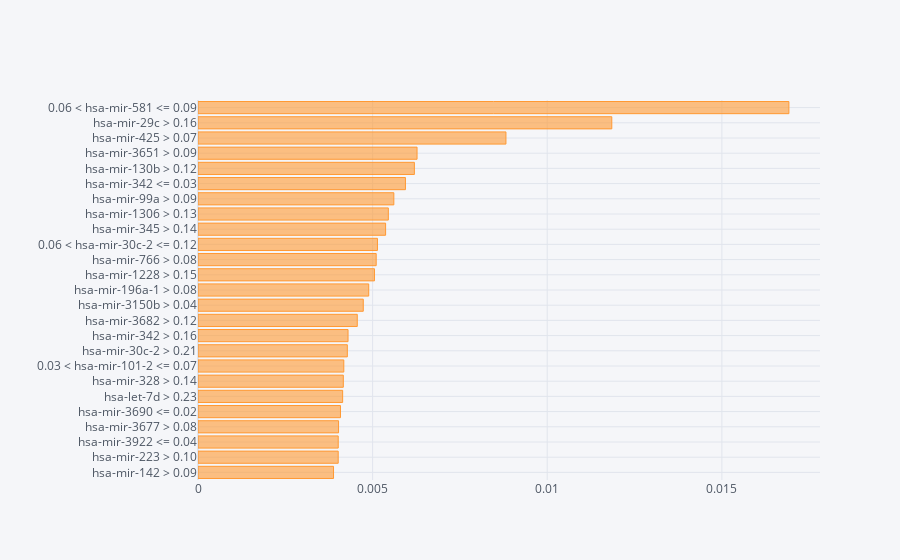
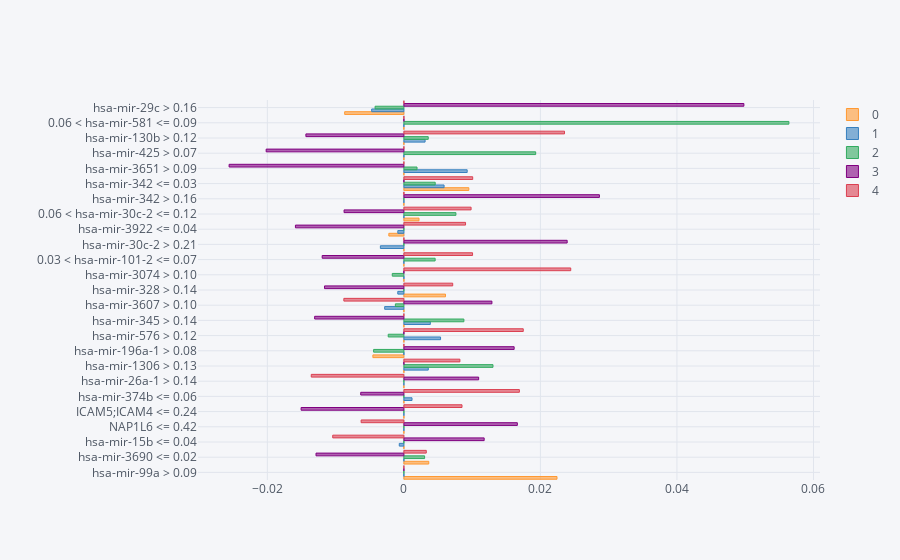

The cell these charts' notebook holds for them, in order:
### Code cell
#Plotting the aggregate importances
np.abs(W.drop("prediction", axis=1)).mean(axis=0).sort_values(ascending=False).head(25).sort_values(
    ascending=True).iplot(kind="barh")
 
#Aggregate importances split by classes
grped_coeff = W.groupby("prediction").mean()
 
grped_coeff = grped_coeff.T
#grped_coeff["abs"] = np.abs(grped_coeff.iloc[:, 0])
grped_coeff["abs"] = abs(grped_coeff).sum(axis=1)
grped_coeff.sort_values("abs", inplace=True, ascending=False)
grped_coeff.head(25).sort_values("abs", ascending=True).drop("abs", axis=1).iplot(kind="barh", bargap=.1)

### Figure 1 — Plotly figure (JSON) as saved in the notebook; plotly's stock layout.template omitted (floating-point values rounded to 4 significant figures)
{"data": [{"marker": {"color": "rgba(255, 153, 51, 0.6)", "line": {"color": "rgba(255, 153, 51, 1.0)", "width": 1}}, "name": "None", "orientation": "h", "text": "", "type": "bar", "x": [0.00388, 0.004015, 0.004015, 0.004025, 0.00408, 0.004142, 0.004161, 0.004175, 0.004276, 0.004296, 0.00456, 0.004733, 0.004889, 0.005053, 0.005102, 0.005139, 0.005372, 0.00545, 0.005607, 0.00594, 0.006196, 0.006272, 0.008818, 0.01185, 0.01692], "y": ["hsa-mir-142 > 0.09", "hsa-mir-223 > 0.10", "hsa-mir-3922 <= 0.04", "hsa-mir-3677 > 0.08", "hsa-mir-3690 <= 0.02", "hsa-let-7d > 0.23", "hsa-mir-328 > 0.14", "0.03 < hsa-mir-101-2 <= 0.07", "hsa-mir-30c-2 > 0.21", "hsa-mir-342 > 0.16", "hsa-mir-3682 > 0.12", "hsa-mir-3150b > 0.04", "hsa-mir-196a-1 > 0.08", "hsa-mir-1228 > 0.15", "hsa-mir-766 > 0.08", "0.06 < hsa-mir-30c-2 <= 0.12", "hsa-mir-345 > 0.14", "hsa-mir-1306 > 0.13", "hsa-mir-99a > 0.09", "hsa-mir-342 <= 0.03", "hsa-mir-130b > 0.12", "hsa-mir-3651 > 0.09", "hsa-mir-425 > 0.07", "hsa-mir-29c > 0.16", "0.06 < hsa-mir-581 <= 0.09"]}], "layout": {"legend": {"bgcolor": "#F5F6F9", "font": {"color": "#4D5663"}}, "paper_bgcolor": "#F5F6F9", "plot_bgcolor": "#F5F6F9", "title": {"font": {"color": "#4D5663"}}, "xaxis": {"gridcolor": "#E1E5ED", "showgrid": true, "tickfont": {"color": "#4D5663"}, "title": {"font": {"color": "#4D5663"}, "text": ""}, "zerolinecolor": "#E1E5ED"}, "yaxis": {"gridcolor": "#E1E5ED", "showgrid": true, "tickfont": {"color": "#4D5663"}, "title": {"font": {"color": "#4D5663"}, "text": ""}, "zerolinecolor": "#E1E5ED"}}}

### Figure 2 — Plotly figure (JSON) as saved in the notebook; plotly's stock layout.template omitted (floating-point values rounded to 4 significant figures)
{"data": [{"marker": {"color": "rgba(255, 153, 51, 0.6)", "line": {"color": "rgba(255, 153, 51, 1.0)", "width": 1}}, "name": "0", "orientation": "h", "text": "", "type": "bar", "x": [0.02243, 0.003643, 0, 0, 0, 0, 0, 0, -0.004541, 0, 0, 0, 0.006094, 0, 0, 0, -0.002205, 0.002214, 0, 0.009515, 0, 0, 0, 0, -0.008675], "y": ["hsa-mir-99a > 0.09", "hsa-mir-3690 <= 0.02", "hsa-mir-15b <= 0.04", "NAP1L6 <= 0.42", "ICAM5;ICAM4 <= 0.24", "hsa-mir-374b <= 0.06", "hsa-mir-26a-1 > 0.14", "hsa-mir-1306 > 0.13", "hsa-mir-196a-1 > 0.08", "hsa-mir-576 > 0.12", "hsa-mir-345 > 0.14", "hsa-mir-3607 > 0.10", "hsa-mir-328 > 0.14", "hsa-mir-3074 > 0.10", "0.03 < hsa-mir-101-2 <= 0.07", "hsa-mir-30c-2 > 0.21", "hsa-mir-3922 <= 0.04", "0.06 < hsa-mir-30c-2 <= 0.12", "hsa-mir-342 > 0.16", "hsa-mir-342 <= 0.03", "hsa-mir-3651 > 0.09", "hsa-mir-425 > 0.07", "hsa-mir-130b > 0.12", "0.06 < hsa-mir-581 <= 0.09", "hsa-mir-29c > 0.16"]}, {"marker": {"color": "rgba(55, 128, 191, 0.6)", "line": {"color": "rgba(55, 128, 191, 1.0)", "width": 1}}, "name": "1", "orientation": "h", "text": "", "type": "bar", "x": [0, 0, -0.0006765, 0, 0, 0.001192, 0, 0.003572, 0, 0.005372, 0.003872, -0.002815, -0.0008931, 0, 0, -0.003443, -0.0008888, 0, 0, 0.005887, 0.009272, 0, 0.003105, 0, -0.004718], "y": ["hsa-mir-99a > 0.09", "hsa-mir-3690 <= 0.02", "hsa-mir-15b <= 0.04", "NAP1L6 <= 0.42", "ICAM5;ICAM4 <= 0.24", "hsa-mir-374b <= 0.06", "hsa-mir-26a-1 > 0.14", "hsa-mir-1306 > 0.13", "hsa-mir-196a-1 > 0.08", "hsa-mir-576 > 0.12", "hsa-mir-345 > 0.14", "hsa-mir-3607 > 0.10", "hsa-mir-328 > 0.14", "hsa-mir-3074 > 0.10", "0.03 < hsa-mir-101-2 <= 0.07", "hsa-mir-30c-2 > 0.21", "hsa-mir-3922 <= 0.04", "0.06 < hsa-mir-30c-2 <= 0.12", "hsa-mir-342 > 0.16", "hsa-mir-342 <= 0.03", "hsa-mir-3651 > 0.09", "hsa-mir-425 > 0.07", "hsa-mir-130b > 0.12", "0.06 < hsa-mir-581 <= 0.09", "hsa-mir-29c > 0.16"]}, {"marker": {"color": "rgba(50, 171, 96, 0.6)", "line": {"color": "rgba(50, 171, 96, 1.0)", "width": 1}}, "name": "2", "orientation": "h", "text": "", "type": "bar", "x": [0, 0.003034, 0, 0, 0, 0, 0, 0.01305, -0.004435, -0.002293, 0.008788, -0.001245, 0, -0.0017, 0.004579, 0, 0, 0.007621, 0, 0.004587, 0.001924, 0.01931, 0.003564, 0.0564, -0.004218], "y": ["hsa-mir-99a > 0.09", "hsa-mir-3690 <= 0.02", "hsa-mir-15b <= 0.04", "NAP1L6 <= 0.42", "ICAM5;ICAM4 <= 0.24", "hsa-mir-374b <= 0.06", "hsa-mir-26a-1 > 0.14", "hsa-mir-1306 > 0.13", "hsa-mir-196a-1 > 0.08", "hsa-mir-576 > 0.12", "hsa-mir-345 > 0.14", "hsa-mir-3607 > 0.10", "hsa-mir-328 > 0.14", "hsa-mir-3074 > 0.10", "0.03 < hsa-mir-101-2 <= 0.07", "hsa-mir-30c-2 > 0.21", "hsa-mir-3922 <= 0.04", "0.06 < hsa-mir-30c-2 <= 0.12", "hsa-mir-342 > 0.16", "hsa-mir-342 <= 0.03", "hsa-mir-3651 > 0.09", "hsa-mir-425 > 0.07", "hsa-mir-130b > 0.12", "0.06 < hsa-mir-581 <= 0.09", "hsa-mir-29c > 0.16"]}, {"marker": {"color": "rgba(128, 0, 128, 0.6)", "line": {"color": "rgba(128, 0, 128, 1.0)", "width": 1}}, "name": "3", "orientation": "h", "text": "", "type": "bar", "x": [0, -0.01287, 0.01176, 0.01662, -0.01506, -0.006321, 0.01095, 0, 0.01615, 0, -0.01307, 0.0129, -0.01162, 0, -0.01197, 0.02392, -0.01589, -0.008763, 0.02864, 0, -0.0256, -0.02017, -0.01435, 0, 0.0498], "y": ["hsa-mir-99a > 0.09", "hsa-mir-3690 <= 0.02", "hsa-mir-15b <= 0.04", "NAP1L6 <= 0.42", "ICAM5;ICAM4 <= 0.24", "hsa-mir-374b <= 0.06", "hsa-mir-26a-1 > 0.14", "hsa-mir-1306 > 0.13", "hsa-mir-196a-1 > 0.08", "hsa-mir-576 > 0.12", "hsa-mir-345 > 0.14", "hsa-mir-3607 > 0.10", "hsa-mir-328 > 0.14", "hsa-mir-3074 > 0.10", "0.03 < hsa-mir-101-2 <= 0.07", "hsa-mir-30c-2 > 0.21", "hsa-mir-3922 <= 0.04", "0.06 < hsa-mir-30c-2 <= 0.12", "hsa-mir-342 > 0.16", "hsa-mir-342 <= 0.03", "hsa-mir-3651 > 0.09", "hsa-mir-425 > 0.07", "hsa-mir-130b > 0.12", "0.06 < hsa-mir-581 <= 0.09", "hsa-mir-29c > 0.16"]}, {"marker": {"color": "rgba(219, 64, 82, 0.6)", "line": {"color": "rgba(219, 64, 82, 1.0)", "width": 1}}, "name": "4", "orientation": "h", "text": "", "type": "bar", "x": [0, 0.003281, -0.01042, -0.006262, 0.008514, 0.01692, -0.01357, 0.008205, 0, 0.01749, 0, -0.008794, 0.007152, 0.02444, 0.01006, 0, 0.009032, 0.009845, 0, 0.01008, 0, 0, 0.02353, 0, 0], "y": ["hsa-mir-99a > 0.09", "hsa-mir-3690 <= 0.02", "hsa-mir-15b <= 0.04", "NAP1L6 <= 0.42", "ICAM5;ICAM4 <= 0.24", "hsa-mir-374b <= 0.06", "hsa-mir-26a-1 > 0.14", "hsa-mir-1306 > 0.13", "hsa-mir-196a-1 > 0.08", "hsa-mir-576 > 0.12", "hsa-mir-345 > 0.14", "hsa-mir-3607 > 0.10", "hsa-mir-328 > 0.14", "hsa-mir-3074 > 0.10", "0.03 < hsa-mir-101-2 <= 0.07", "hsa-mir-30c-2 > 0.21", "hsa-mir-3922 <= 0.04", "0.06 < hsa-mir-30c-2 <= 0.12", "hsa-mir-342 > 0.16", "hsa-mir-342 <= 0.03", "hsa-mir-3651 > 0.09", "hsa-mir-425 > 0.07", "hsa-mir-130b > 0.12", "0.06 < hsa-mir-581 <= 0.09", "hsa-mir-29c > 0.16"]}], "layout": {"bargap": 0.1, "legend": {"bgcolor": "#F5F6F9", "font": {"color": "#4D5663"}}, "paper_bgcolor": "#F5F6F9", "plot_bgcolor": "#F5F6F9", "title": {"font": {"color": "#4D5663"}}, "xaxis": {"gridcolor": "#E1E5ED", "showgrid": true, "tickfont": {"color": "#4D5663"}, "title": {"font": {"color": "#4D5663"}, "text": ""}, "zerolinecolor": "#E1E5ED"}, "yaxis": {"gridcolor": "#E1E5ED", "showgrid": true, "tickfont": {"color": "#4D5663"}, "title": {"font": {"color": "#4D5663"}, "text": ""}, "zerolinecolor": "#E1E5ED"}}}
